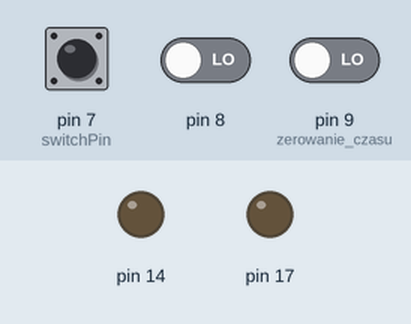
Recording of a sketch running on a simulated Arduino Uno, built with avr-gcc and run on an emulated ATmega328P. Parts: output pins drawn as LEDs (lit = HIGH). The test bench sets the inputs (shaded band); at power-on: pin 8 LOW, pin 9 (zerowanie_czasu) LOW, pin 7 (switchPin) LOW. No radio packets arrive unless stated; what the sketch prints to the serial monitor is not drawn.

Above: at 1.2 s.
1.3 s: pin 8 driven HIGH
At 2.7 s:
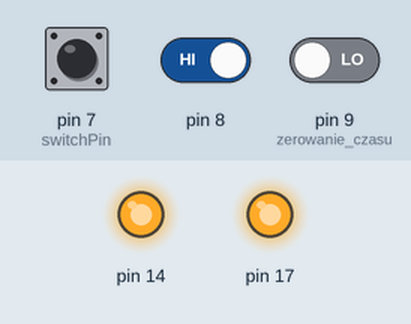
4.3 s: pin 9 (zerowanie_czasu) driven HIGH
At 7.1 s:
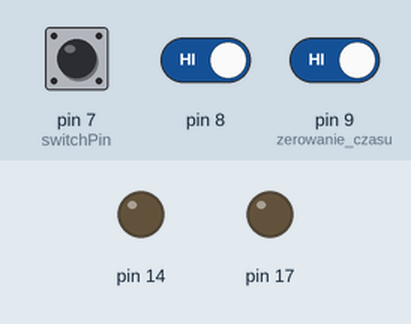
7.3 s: pin 7 (switchPin) pulled HIGH for 3.2 s
At 8.8 s:
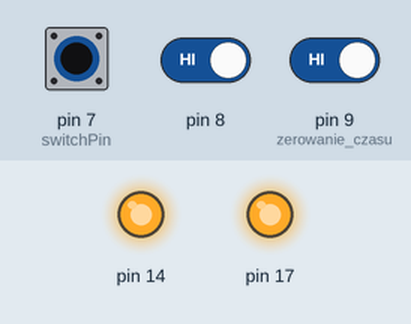
12.0 s: pin 8 driven LOW
Timing chart, 0 to 14.5 s (numbered marks = the images above; inputs shaded):
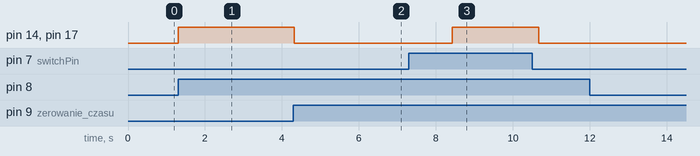

The sketch:

odliczanie_7_segmentowy_RF433.ino
```cpp
#include <PCF8574.h>
#include <Wire.h>
#include <VirtualWire.h>
#include "Timer.h"
Timer t;
PCF8574 expander;
#define transmit_pin 10
boolean ON=HIGH;
boolean OFF=LOW;
int i=10;
int p=0;
int switchPin = 7;
int zerowanie_czasu=9;
const char *wiadomosc;
void setup()
{
    vw_set_tx_pin(transmit_pin);
    vw_setup(2000);
  Serial.begin(9600);
  int tickEvent = t.every(1000, odliczanie);
  pinMode(8, INPUT);
  pinMode(zerowanie_czasu, INPUT);
  expander.begin(0x38);
     expander.pinMode(0, OUTPUT);
     expander.pinMode(1, OUTPUT);
     expander.pinMode(2, OUTPUT);
     expander.pinMode(3, OUTPUT);
     expander.pinMode(4, OUTPUT);
     expander.pinMode(5, OUTPUT);
     expander.pinMode(6, OUTPUT);
     expander.pinMode(7, OUTPUT);
}

void loop()
{
 if (digitalRead(zerowanie_czasu)==HIGH)
 {
   i=10;
 }


 wiadomosc="1";

//else { wiadomosc="0";}
  String toSend = (wiadomosc); // tekst wiadomości

char msg[23]; // tworzymy tablicę typu char
  toSend.toCharArray(msg, toSend.length() + 1); // konwertujemy nasz tekst do tablicy charów

  if (digitalRead(switchPin) == HIGH)
  {
    p=1;
  }
  if (p==1)
  {
  vw_send((uint8_t *)msg, strlen(msg));// wysyłamy
  vw_wait_tx();
  delay(1000);
  wiadomosc="0";
   String toSend = (wiadomosc); // tekst wiadomości

char msg[23]; // tworzymy tablicę typu char
  toSend.toCharArray(msg, toSend.length() + 1); // konwertujemy nasz tekst do tablicy charów
   vw_send((uint8_t *)msg, strlen(msg));// wysyłamy
  vw_wait_tx();
p=0;
}


  if (digitalRead(8)==HIGH)
  {
t.update();
  }
     Serial.println(i);
switch(i)
{
  case 0:
  {
  expander.digitalWrite(0, ON);
  expander.digitalWrite(1, ON);
  expander.digitalWrite(2, ON);
  expander.digitalWrite(3, OFF);
  expander.digitalWrite(4, OFF);
  expander.digitalWrite(5, ON);
  expander.digitalWrite(6, ON);
  expander.digitalWrite(7, ON);
  }
  break;
//JEDEN
  case 1:
  {
  expander.digitalWrite(0, OFF);
  expander.digitalWrite(1, OFF);
  expander.digitalWrite(2, ON);
  expander.digitalWrite(3, OFF);
  expander.digitalWrite(4, OFF);
  expander.digitalWrite(5, OFF);
  expander.digitalWrite(6, OFF);
  expander.digitalWrite(7, ON);
  }
  break;
 //DWA
  case 2:
  {
  expander.digitalWrite(0, ON);
  expander.digitalWrite(1, ON);
  expander.digitalWrite(2, OFF);
  expander.digitalWrite(3, OFF);
  expander.digitalWrite(4, ON);
  expander.digitalWrite(5, OFF);
  expander.digitalWrite(6, ON);
  expander.digitalWrite(7, ON);
  }
  break;
//TRZY
  case 3:
  {
  expander.digitalWrite(0, OFF);
  expander.digitalWrite(1, ON);
  expander.digitalWrite(2, ON);
  expander.digitalWrite(3, OFF);
  expander.digitalWrite(4, ON);
  expander.digitalWrite(5, OFF);
  expander.digitalWrite(6, ON);
  expander.digitalWrite(7, ON);
  }
  break;
  //CZTERY
  case 4:
  {
  expander.digitalWrite(0, OFF);
  expander.digitalWrite(1, OFF);
  expander.digitalWrite(2, ON);
  expander.digitalWrite(3, OFF);
  expander.digitalWrite(4, ON);
  expander.digitalWrite(5, ON);
  expander.digitalWrite(6, OFF);
  expander.digitalWrite(7, ON);
  }
  break;
//PIEC
  case 5:
  {
  expander.digitalWrite(0, OFF);
  expander.digitalWrite(1, ON);
  expander.digitalWrite(2, ON);
  expander.digitalWrite(3, OFF);
  expander.digitalWrite(4, ON);
  expander.digitalWrite(5, ON);
  expander.digitalWrite(6, ON);
  expander.digitalWrite(7, OFF);
  }
  break;
//SZESC
  case 6:
  {
  expander.digitalWrite(0, ON);
  expander.digitalWrite(1, ON);
  expander.digitalWrite(2, ON);
  expander.digitalWrite(3, OFF);
  expander.digitalWrite(4, ON);
  expander.digitalWrite(5, ON);
  expander.digitalWrite(6, ON);
  expander.digitalWrite(7, OFF);
  }
  break;
//SIEDEM
  case 7:
  {
  expander.digitalWrite(0, OFF);
  expander.digitalWrite(1, OFF);
  expander.digitalWrite(2, ON);
  expander.digitalWrite(3, OFF);
  expander.digitalWrite(4, OFF);
  expander.digitalWrite(5, OFF);
  expander.digitalWrite(6, ON);
  expander.digitalWrite(7, ON);
  }
  break;
//OSIEM
  case 8:
  {
  expander.digitalWrite(0, ON);
  expander.digitalWrite(1, ON);
  expander.digitalWrite(2, ON);
  expander.digitalWrite(3, OFF);
  expander.digitalWrite(4, ON);
  expander.digitalWrite(5, ON);
  expander.digitalWrite(6, ON);
  expander.digitalWrite(7, ON);
  }
  break;
//DZIEWIEC
  case 9:
  {
  expander.digitalWrite(0, OFF);
  expander.digitalWrite(1, ON);
  expander.digitalWrite(2, ON);
  expander.digitalWrite(3, OFF);
  expander.digitalWrite(4, ON);
  expander.digitalWrite(5, ON);
  expander.digitalWrite(6, ON);
  expander.digitalWrite(7, ON);
  }
  break;

  case 10:
  {
  expander.digitalWrite(0, OFF);
  expander.digitalWrite(1, OFF);
  expander.digitalWrite(2, OFF);
  expander.digitalWrite(3, OFF);
  expander.digitalWrite(4, OFF);
  expander.digitalWrite(5, OFF);
  expander.digitalWrite(6, OFF);
  expander.digitalWrite(7, OFF);
  }
  break;
}


}

void odliczanie ()
{
   i=i-1;
  if (i<=0)
  {
    i=0;
  }
}
```

Measured:
- after the input at 1.3 s, pin 14, pin 17: LOW → HIGH at once
- after the input at 4.3 s, pin 14, pin 17: goes on until 4.3 s, then stays LOW
- after the input at 7.3 s, pin 14, pin 17: LOW → HIGH after 1.1 s, → LOW 2.2 s later
